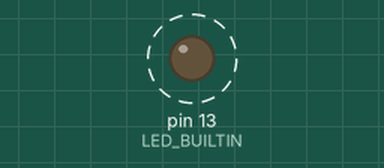
Recording of a sketch running on a simulated Arduino Uno, built with avr-gcc and run on an emulated ATmega328P. On the bench: output pins drawn as LEDs (lit = HIGH). Dashed ring = blinking. The modem accepts every AT command (registered, SIM ready, sends succeed) and sends nothing else; what the sketch prints to the serial monitor is not drawn.

Above: at 0.08 s.
Timing chart, 0 to 3.0 s (numbered marks = the images above):
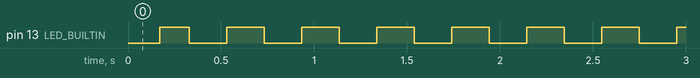

The sketch:

ArduinoNano_DualComms.ino
```cpp
#include "GlobalVariables.h"
#include "SerialData_Functions.h"


void setup() {
  Serial.begin(9600);
  StartSerial();

  pinMode(LED_BUILTIN, OUTPUT);
}

void loop() {
  SerialRW();
}
```

GlobalVariables.h
```cpp
struct TelemetryPacket {
  int16_t pan_deg;
  int16_t tilt_deg;
  uint16_t panel_mv;
  uint16_t panel_ma;
  uint16_t battery_mv;
  int16_t air_temp_c;
  uint16_t air_humidity;
  int16_t panel_temp_c;
  uint8_t load_state;
  uint8_t event_code;
  uint8_t system_status;
  uint8_t battery_percent;
};
TelemetryPacket tx;

struct ControlPacket {
  int16_t manual_pan;
  int16_t manual_tilt;
  uint8_t manual_mode;
  uint8_t load_cmd;
};
ControlPacket rx;

unsigned long lastSend = 0;
```

SerialData_Functions.h
```cpp
#include <SoftwareSerial.h>
SoftwareSerial espSerial(8, 7); // RX, TX

void StartSerial(){
  espSerial.begin(9600);
  Serial.println("Serial Communication Init..");
}

void SerialRW(){
  // --- SEND TELEMETRY TO ESP ---
  if (millis() - lastSend >= 150) {
    lastSend = millis();

    tx.pan_deg = 30;
    tx.tilt_deg = -10;
    tx.panel_mv = 5100;
    tx.panel_ma = 320;
    tx.battery_mv = 7800;
    tx.air_temp_c = 26;
    tx.air_humidity = 60;
    tx.panel_temp_c = 37;
    tx.load_state = 1;
    tx.event_code = 4;
    tx.system_status = 1;
    tx.battery_percent = 88;

    espSerial.write((uint8_t*)&tx, sizeof(tx));
    Serial.println("Data Sent to Arduino");
    digitalWrite(LED_BUILTIN, !digitalRead(LED_BUILTIN));
  }

  // --- RECEIVE CONTROL FROM ESP ---
  if (espSerial.available() >= sizeof(rx)) {
    espSerial.readBytes((char*)&rx, sizeof(rx));

    Serial.print("ESP Control → pan: ");
    Serial.print(rx.manual_pan);
    Serial.print(" tilt: ");
    Serial.print(rx.manual_tilt);
    Serial.print(" mode: ");
    Serial.print(rx.manual_mode);
    Serial.print(" load: ");
    Serial.println(rx.load_cmd);
  }
}
```

Measured:
- by itself, pin 13 (LED_BUILTIN): alternates HIGH for 0.20 s and LOW for 0.20 s
